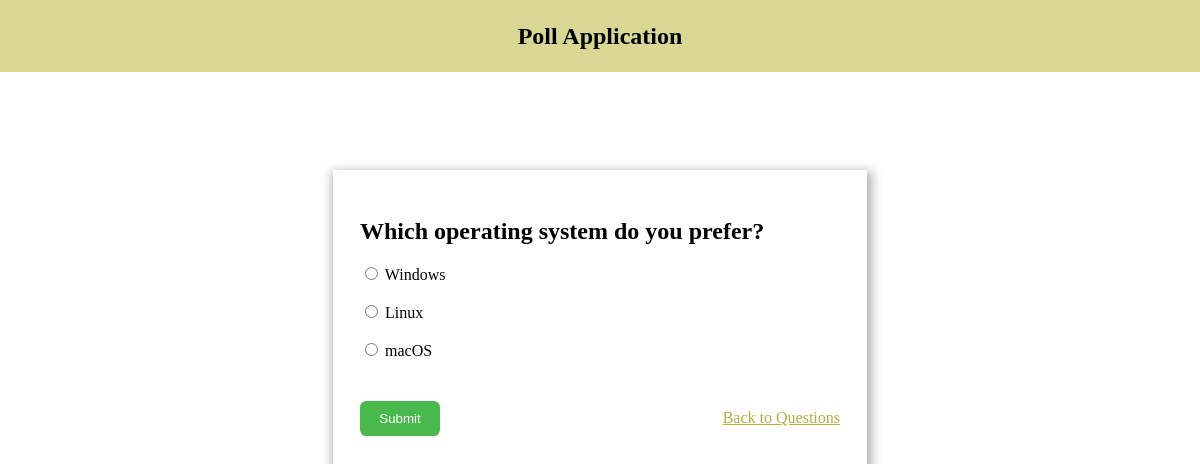
The app's page /polls/question/7/ with its own data.
### polls/models.py (models this page shows)
class questions(models.Model):
    question = models.TextField()
    option1 = models.CharField(max_length=50,default="")
    option2 = models.CharField(max_length=50,default="")
    option3 = models.CharField(max_length=50,default="")
    option1_count = models.IntegerField(default=0)
    option2_count = models.IntegerField(default=0)
    option3_count = models.IntegerField(default=0)

### polls/views.py (the view, shortened to what this page needs)
# urls.py: path("question/<int:question_id>/",views.question_view, name="question_detail"),
def question_view(request, question_id):
    question = get_object_or_404(questions, id=question_id)
    context = {
        'question': question
    }
    return render(request, 'project/question_detail.html', {'question': question})

### polls/templates/project/question_detail.html (shortened to what this page needs)
{% load static %}
<!DOCTYPE html>
<html lang="en">
  <head>
    <link rel="stylesheet" href="{% static 'css/question.css' %}" />
  </head>
  <body>
    <header>
      <h2>Poll Application</h2>
    </header>
    <div class="head">
      <div class="main">
        <h2>{{ question.question }}</h2>
        <form method="post">
          <div class="options">
            <label
              ><input
                type="radio"
                name="option"
                value="{{ question.option1 }}"
              />
              {{ question.option1 }}</label
            ><br />
            <label
              ><input
                type="radio"
                name="option"
                value="{{ question.option2 }}"
              />
              {{ question.option2 }}</label
            ><br />
            <label
              ><input
                type="radio"
                name="option"
                value="{{ question.option3 }}"
              />
              {{ question.option3 }}</label
            ><br />
          </div>
          <div class="btn">
            <button type="submit">Submit</button>
            <a href="{% url 'project' %}" id="back">Back to Questions</a>
          </div>
        </form>
      </div>
    </div>
  </body>
</html>

### polls/static/css/question.css (style rules this page uses)
body { margin: 0; padding: 0; margin-top: 0; }
header { height:4.5rem; background-color: rgb(216, 216, 148); margin-top: 0; display: flex; justify-content: center; align-items: center; margin-bottom: 1rem; }
.head { min-height: 60vh; width: 100%; display: flex; justify-content: center; align-items: center; }
.main { min-height: 50%; min-width: 40%; box-shadow: 2px 4px 10px 3px rgba(0, 0, 0, 0.3); padding: 1.7rem; }
.options { display: flex; flex-direction: column; }
.btn { height: 5rem; display: flex; justify-content:space-between; align-items: center; }
button { background-color: rgb(74, 185, 77); border-radius: 0.4rem; color: white; border: none; height: 2.2rem; width: 5rem; padding: 0.5rem; cursor: pointer; }
#back { color:rgb(177, 177, 62); }

### records on screen
questions: question "Which operating system do you prefer?", option1 "Windows", option2 "Linux", option3 "macOS"
